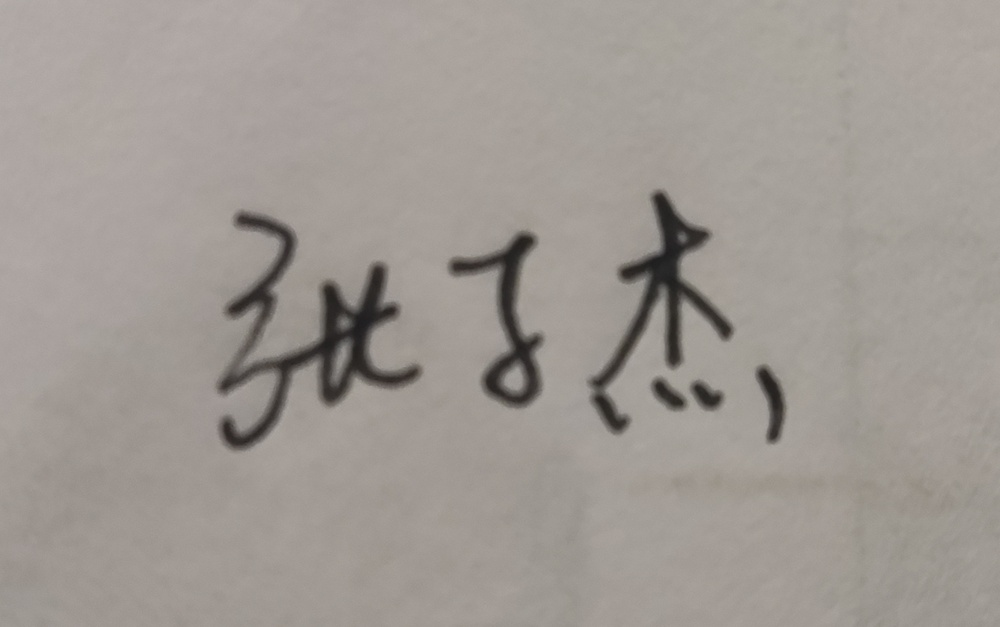
#> input picture 大2-2/python实验/Python实验2-参考源码/qianzi.jpg, 1000 x 627 px, shrunk from 1656 x 1038 before the run
$ python exp2-qianzi.py
#> lines starting #> are read from the running program, lines starting #| are printed output that depends on the picture; after the words box and inside, x2 and y2 are one past the last pixel; in counts of white or black regions, pixels touching at a corner belong together
import cv2

#读取工程文件下的图片，也可使用绝对路径，cv2读取的是BGR格式
img = cv2.imread('qianzi.jpg')
#> img is the input picture: shape (627, 1000, 3); mean B, G, R 147.7, 153.3, 159.6
#BGR转灰度图
img = cv2.cvtColor(img, cv2.COLOR_BGR2GRAY)
#> img: shape (627, 1000)
#二值化，调整thresh值（125）直到获得较好结果
ret, img1 = cv2.threshold(img, 125, 255, cv2.THRESH_BINARY)
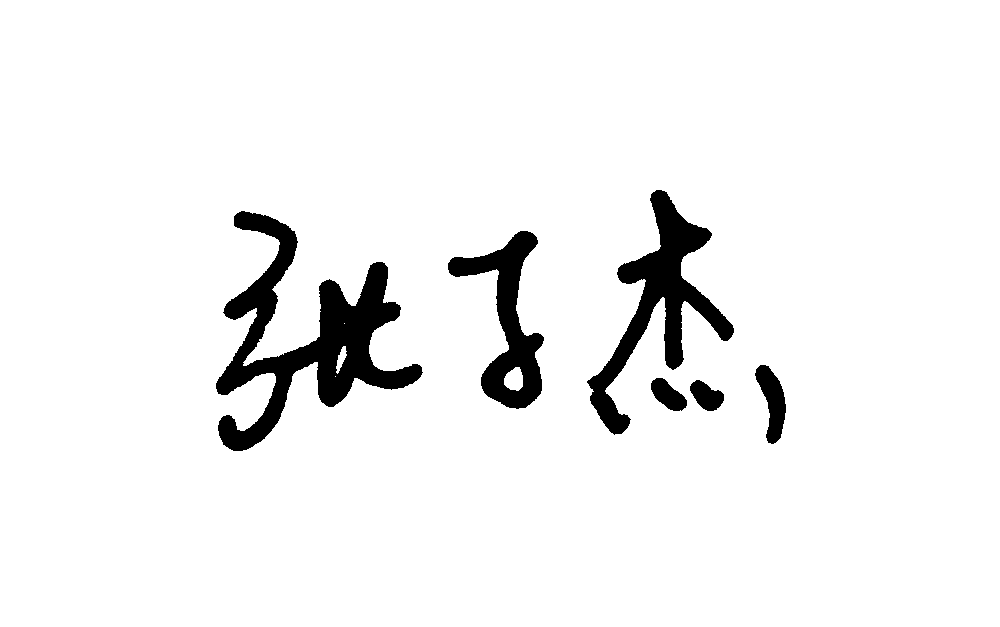
#> img1: shape (627, 1000); 94.6% white; 6 black regions, box (x1, y1, x2, y2) and area: (216, 211, 423, 451) 15445, (587, 190, 734, 435) 9289, (448, 231, 544, 409) 6185, (755, 365, 786, 444) 1320, (651, 378, 687, 411) 707, (690, 380, 724, 411) 662
img4 = cv2.imwrite('qianzi-binary.jpg', img1)
#转为BGRA，带透明度的四通道
img2 = cv2.cvtColor(img1, cv2.COLOR_GRAY2BGRA)
#图片shape属性是tuple类型，元组
print(img2.shape)
#| (627, 1000, 4)
#遍历所有像素，白色像素（255）的透明度设置为透明（0）
for i in range(img2.shape[0]):
    for j in range(img2.shape[1]):
        if img2[i, j][0] == 255:
            img2[i, j][3] = 0
#保存为新图片
img3 = cv2.imwrite('qianzi-binary.png', img2)
